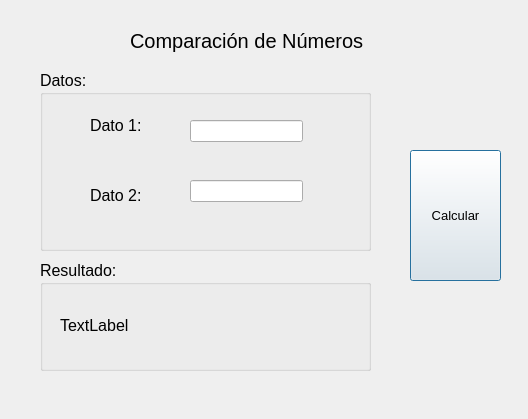
<?xml version="1.0" encoding="UTF-8"?>
<ui version="4.0">
 <class>Dialog</class>
 <widget class="QDialog" name="Dialog">
  <property name="geometry">
   <rect>
    <x>0</x>
    <y>0</y>
    <width>528</width>
    <height>419</height>
   </rect>
  </property>
  <property name="windowTitle">
   <string>Dialog</string>
  </property>
  <widget class="QGroupBox" name="groupBox">
   <property name="geometry">
    <rect>
     <x>40</x>
     <y>70</y>
     <width>331</width>
     <height>181</height>
    </rect>
   </property>
   <property name="font">
    <font>
     <pointsize>12</pointsize>
    </font>
   </property>
   <property name="title">
    <string>Datos:</string>
   </property>
   <widget class="QLabel" name="label_3">
    <property name="geometry">
     <rect>
      <x>50</x>
      <y>40</y>
      <width>81</width>
      <height>31</height>
     </rect>
    </property>
    <property name="text">
     <string>Dato 1:</string>
    </property>
   </widget>
   <widget class="QLabel" name="label_4">
    <property name="geometry">
     <rect>
      <x>50</x>
      <y>110</y>
      <width>81</width>
      <height>31</height>
     </rect>
    </property>
    <property name="text">
     <string>Dato 2:</string>
    </property>
   </widget>
   <widget class="QLineEdit" name="Dato1">
    <property name="geometry">
     <rect>
      <x>150</x>
      <y>50</y>
      <width>113</width>
      <height>22</height>
     </rect>
    </property>
   </widget>
   <widget class="QLineEdit" name="Dato2">
    <property name="geometry">
     <rect>
      <x>150</x>
      <y>110</y>
      <width>113</width>
      <height>22</height>
     </rect>
    </property>
   </widget>
  </widget>
  <widget class="QLabel" name="label">
   <property name="geometry">
    <rect>
     <x>130</x>
     <y>20</y>
     <width>311</width>
     <height>41</height>
    </rect>
   </property>
   <property name="font">
    <font>
     <pointsize>15</pointsize>
    </font>
   </property>
   <property name="text">
    <string>Comparación de Números</string>
   </property>
  </widget>
  <widget class="QGroupBox" name="groupBox_2">
   <property name="geometry">
    <rect>
     <x>40</x>
     <y>260</y>
     <width>331</width>
     <height>111</height>
    </rect>
   </property>
   <property name="font">
    <font>
     <pointsize>12</pointsize>
    </font>
   </property>
   <property name="title">
    <string>Resultado:</string>
   </property>
   <widget class="QLabel" name="ResultadoTD">
    <property name="geometry">
     <rect>
      <x>20</x>
      <y>50</y>
      <width>171</width>
      <height>31</height>
     </rect>
    </property>
    <property name="text">
     <string>TextLabel</string>
    </property>
   </widget>
  </widget>
  <widget class="QPushButton" name="btncalcular">
   <property name="geometry">
    <rect>
     <x>410</x>
     <y>150</y>
     <width>91</width>
     <height>131</height>
    </rect>
   </property>
   <property name="font">
    <font>
     <pointsize>10</pointsize>
    </font>
   </property>
   <property name="text">
    <string>Calcular</string>
   </property>
  </widget>
 </widget>
 <resources/>
 <connections/>
</ui>
